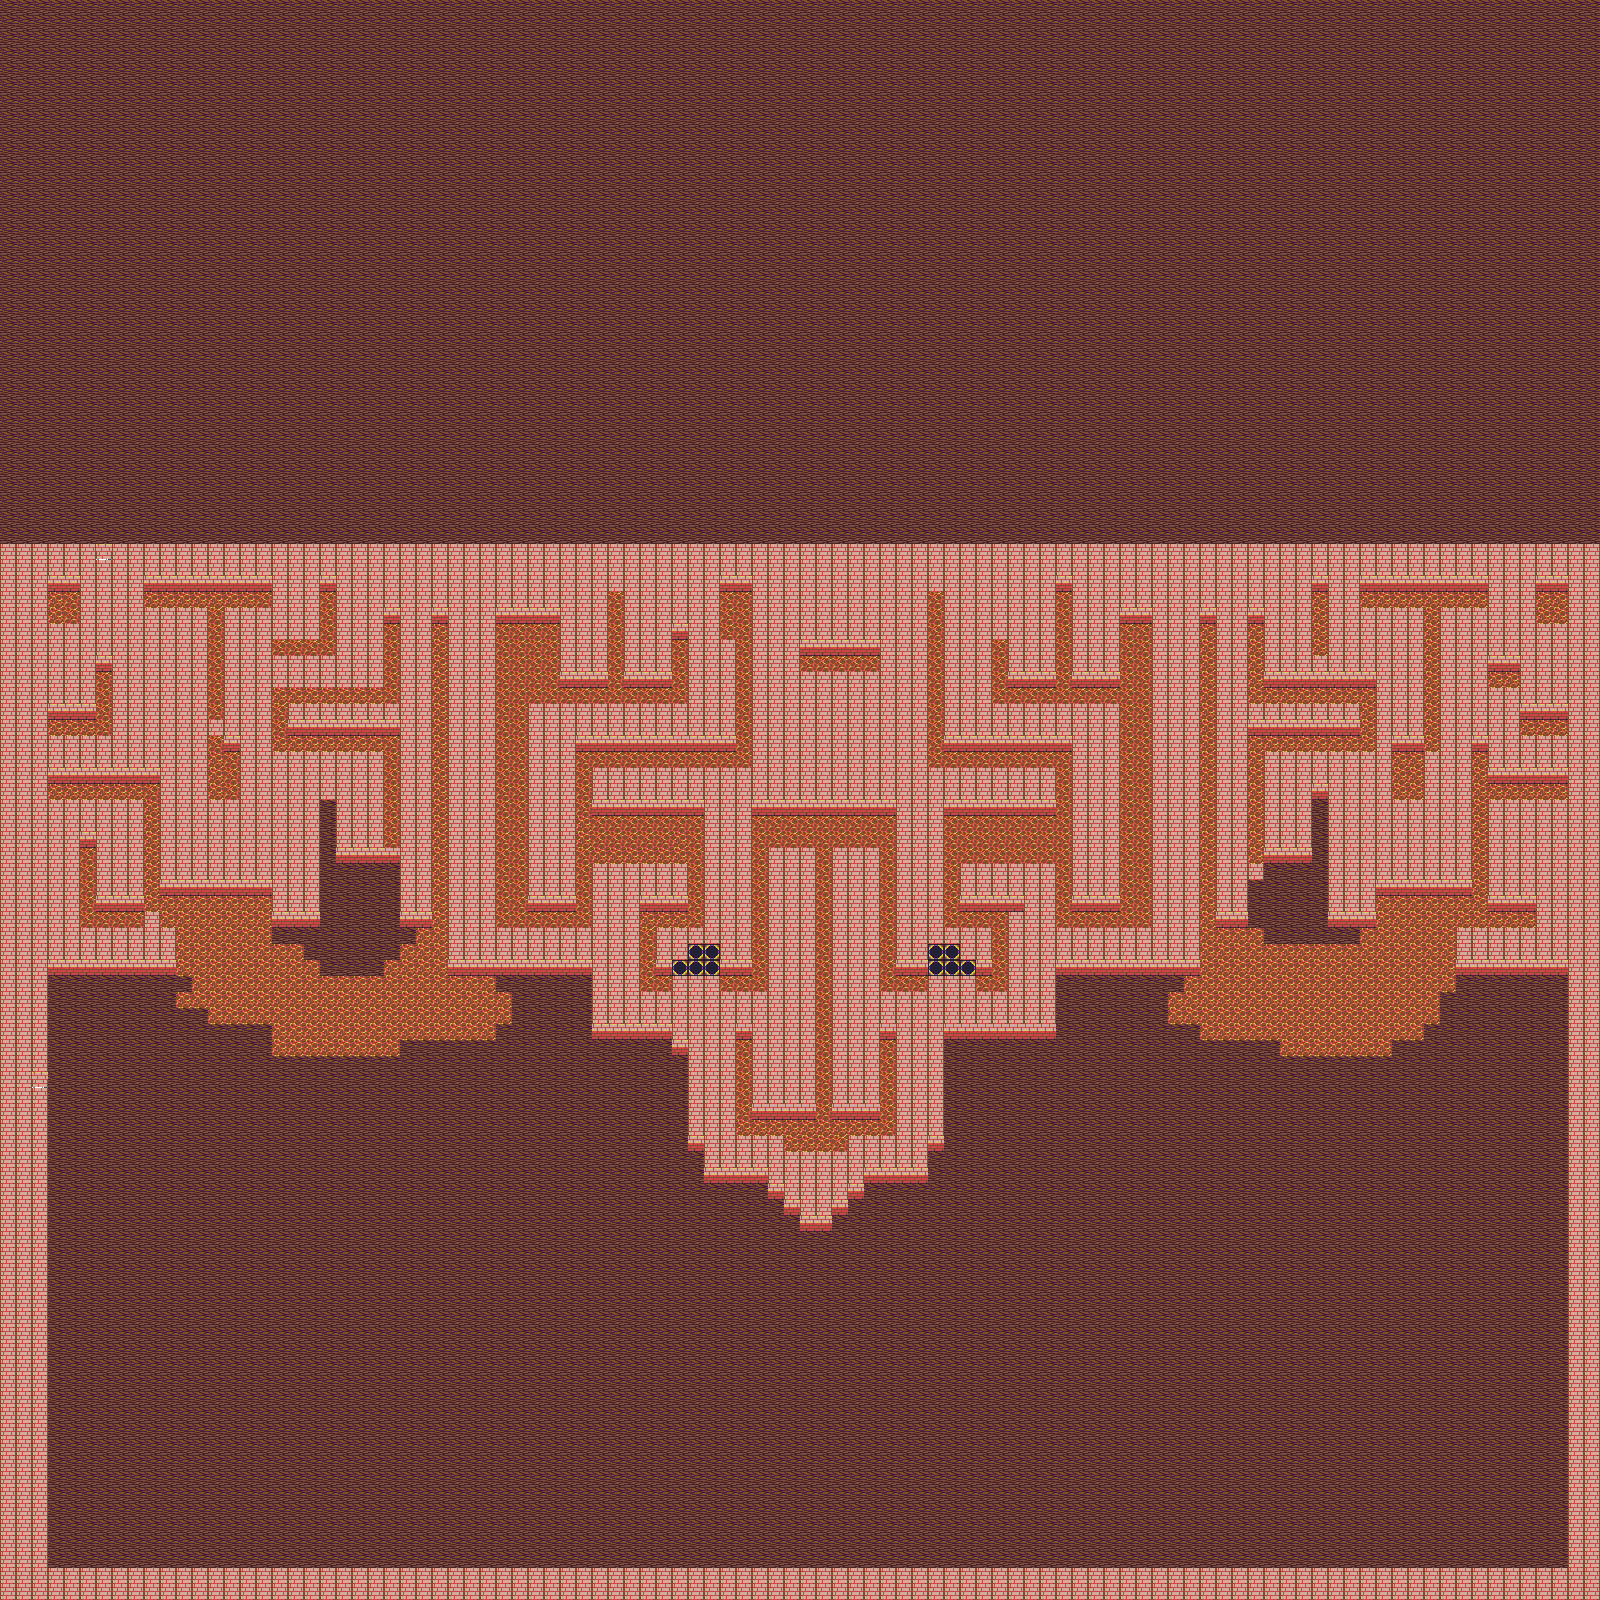

A level layout from a 2D game, rendered from its tile map. Below: a short description, then the map file with tile-grid data replaced by summaries:
An orthogonal 100x100 tile map with 16x16 px tiles, 2 tile layers (Tile Layer 1, Tile Layer 2) and 1 object (Door).

<map version="1.0" orientation="orthogonal" renderorder="right-down" width="100" height="100" tilewidth="16" tileheight="16" nextobjectid="4">
 <tileset firstgid="1" name="basictiles" tilewidth="16" tileheight="16" tilecount="512" columns="8">
  <image source="../../img/basictiles.png" width="128" height="1024" />
  <tile id="4">
   <properties>
    <property name="isSolid" type="bool" value="true" />
   </properties>
  </tile>
  <tile id="5">
   <properties>
    <property name="isSolid" type="bool" value="true" />
   </properties>
  </tile>
  <tile id="6">
   <properties>
    <property name="isSolid" type="bool" value="false" />
   </properties>
  </tile>
  <tile id="7">
   <properties>
    <property name="isSolid" type="bool" value="true" />
   </properties>
  </tile>
 </tileset>
 <layer name="Tile Layer 1" width="100" height="100">
  <data>[10000 cells, 10000 non-empty, 1 distinct tile ids]</data>
 </layer>
 <layer name="Tile Layer 2" width="100" height="100">
  <data>[10000 cells, 3435 non-empty, 7 distinct tile ids]</data>
 </layer>
 <objectgroup name="Object Layer 1">
  <object id="2" name="Door" gid="1073741907" x="806.667" y="1232" width="16" height="16" />
 </objectgroup>
</map>
